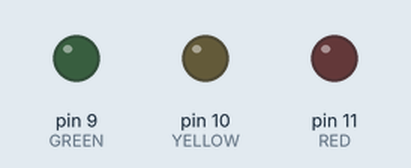
Simulated run of this sketch. Board: Arduino Uno, built with avr-gcc and run on an emulated ATmega328P. Shown: output pins drawn as LEDs (lit = HIGH).

Above: at 2.5 s.
At 7.5 s:
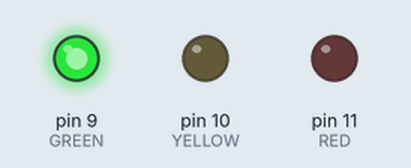
At 12.5 s:
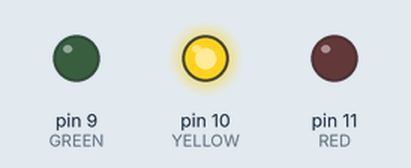
Timing chart, 0 to 19.5 s (numbered marks = the images above):
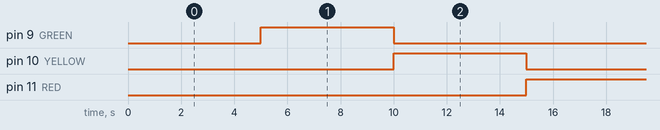

The sketch:

semaforo.ino
```cpp
const int RED = 11;
const int YELLOW = 10;
const int GREEN = 9;
int lights[3] = {GREEN, YELLOW,RED};
int step = 0;

void setup() {
  Serial.begin(9600);
  pinMode(RED, OUTPUT);
  pinMode(YELLOW, OUTPUT);
  pinMode(GREEN, OUTPUT);
}

void change(){
  for(int i = 0; i < 3; i++){
    digitalWrite(lights[i], LOW);
  }
  digitalWrite(lights[step], HIGH);
}

void loop() {
  delay(5000);
   change();
   step = (step + 1) % 3;
  }
```

Measured:
- by itself, pin 9 (GREEN), pin 10 (YELLOW), pin 11 (RED): alternates HIGH for 5.0 s and LOW for 10.0 s
- by itself, everything shown: repeats every 15.0 s, in 3 steps
